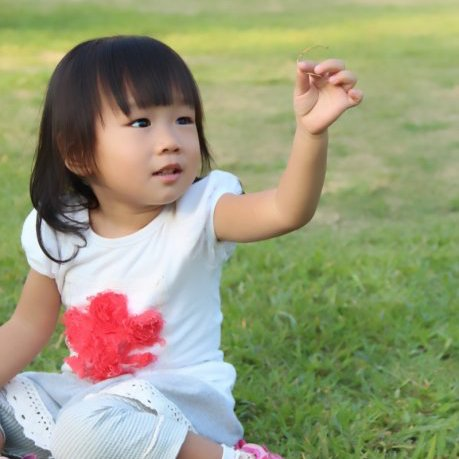
#> input picture cv_source/testimg.jpeg, 459 x 459 px, given in place of the camera
$ python cv13_ColorSpace.py
#> lines starting #> are read from the running program, lines starting #| are printed output that depends on the picture; after the words box and inside, x2 and y2 are one past the last pixel; in counts of white or black regions, pixels touching at a corner belong together
#!/usr/bim/python
# -*- coding:utf-8 -*-
import numpy as np
import cv2 as cv

##################### 第四部分：CV中的图像处理 #####################
# 颜色空间转换
# 本小节目标
# 学习如何进行图像颜色空间转换，比如：BGR->灰度图，BGR->HSV
# 从特定图片展提取特定颜色物体
# 本节函数：cv2.cvtColor(),cv.inRange()等

# 使用hsv
# [65 lines left out: functions changeColorSpace, inrangeTest, getBGRColor, not called in this run]


def getBlue():
	cap = cv.VideoCapture(0)
	while True:
		ret,frame = cap.read()
#> frame is the input picture: shape (459, 459, 3); mean B, G, R 121.5, 154.9, 152.2

		# 转换hsv
		hsv = cv.cvtColor(frame,cv.COLOR_BGR2HSV)
#> hsv: shape (459, 459, 3); mean H, S, V 55.4, 83.6, 168.7

		# 设定蓝色阈值
		lower_bule = np.array([100,50,50])
		upper_blue = np.array([130,255,255])

		# 根据阈值构建蒙板
		mask = cv.inRange(hsv,lower_bule,upper_blue)
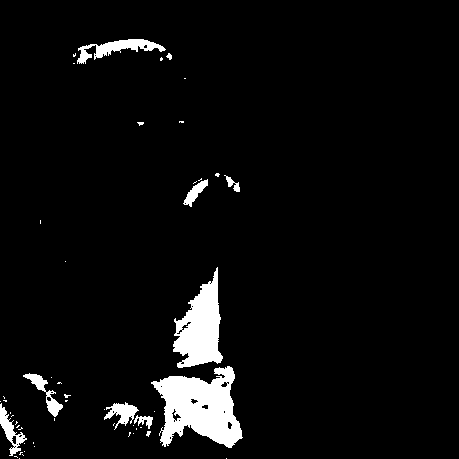
#> mask: shape (459, 459); 4.8% white; 52 white regions (42 under 20 px), largest, box (x1, y1, x2, y2) and area: (151, 366, 243, 448) 4457, (173, 267, 223, 368) 2864, (77, 39, 166, 64) 836
		res = cv.bitwise_and(frame,frame,mask=mask)
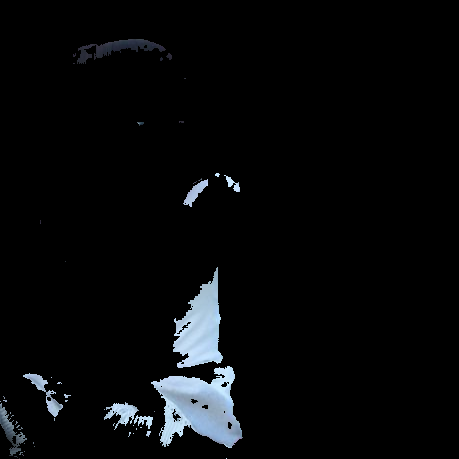
#> res: shape (459, 459, 3); mean B, G, R 9.9, 8.7, 7.5

		# 显示图像
		cv.imshow('frame',frame)
		cv.imshow('mask',mask)
		cv.imshow('res',res)
		k = cv.waitKey(5) & 0xFF
#> (key Esc is pressed here)
		if k == 27:
			break
	cv.destroyAllWindows()

def getHSV(colorSpace):
	color = np.uint8([[colorSpace]])
	return cv.cvtColor(color,cv.COLOR_BGR2HSV)[0][0]

if __name__ == '__main__':
	# 提取红黄蓝三种颜色
	getBlue()
